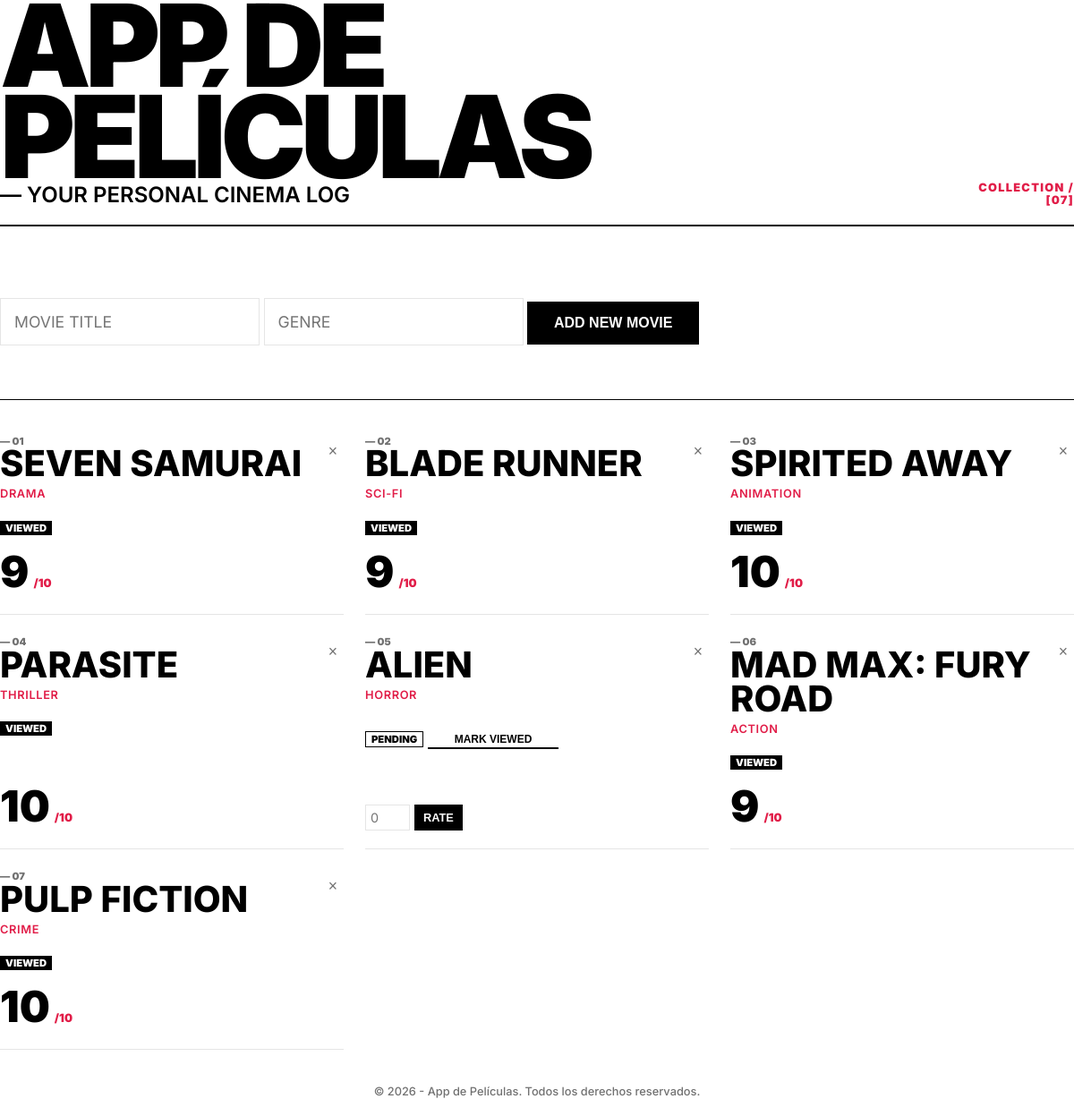
The page / on the database its author committed.
### tables this page shows
CREATE TABLE peliculas (
    id INTEGER PRIMARY KEY AUTOINCREMENT,
    titulo TEXT NOT NULL,
    genero TEXT,
    vista INTEGER DEFAULT 0,
    puntuacion INTEGER
);

### routes/peliculas.py (the view)
    @app.route("/")
    def index():
        return render_template('index.html', peliculas=obtener_peliculas())

### database.py (called while the page is built)
def get_db_connection(db_path=None):
    if db_path is None:
        db_path = DATABASE
    conn = sqlite3.connect(db_path)
    conn.row_factory = sqlite3.Row
    return conn

### services/peliculas_service.py (called while the page is built)
def obtener_peliculas():
    conn = get_db_connection()
    peliculas = conn.execute('SELECT * FROM peliculas').fetchall()
    conn.close()
    return [dict(ix) for ix in peliculas]

### templates/index.html (shortened to what this page needs)
<!DOCTYPE html>
<html lang="en">
<head>
    <link rel="stylesheet" href="/static/styles.css">
</head>
<body style="margin: 0; padding: 0;">
<div class="container">
    <header>
        <div>
            <h1>{{ nombre_app | mayusculas }}</h1>
            <p class="subtitle">&mdash; Your Personal Cinema Log</p>
        </div>
        <div id="stats"
            style="font-size: 0.8rem; font-weight: 900; letter-spacing: 0.1em; color: var(--accent); max-width: 15ch; text-align: right;">
            COLLECTION / [{{ "%02d"|format(peliculas|length) }}]
        </div>
    </header>
    <div class="form-card">
        <form id="add-movie-form">
            <input type="text" id="add-titulo" placeholder="MOVIE TITLE" required>
            <input type="text" id="add-genero" placeholder="GENRE">
            <button type="submit">ADD NEW MOVIE</button>
        </form>
    </div>
    <div class="movie-grid">
        {% for peli in peliculas %}
        <div class="movie-card" id="movie-{{ peli['id'] }}">
            <button onclick="deleteMovie({{ peli['id'] }})" class="delete-btn" title="Remove" style="position: absolute; top: 6px; right: 0;">&times;</button>
            <div class="movie-header">
                <p style="font-size: 0.7rem; font-weight: 900; color: var(--gray-dark);">&mdash; {{ "%02d"|format(loop.index) }}</p>
                <div class="movie-title">{{ peli['titulo']|mayusculas }}</div>
                {% if peli['genero'] %}
                <span class="movie-genre">{{ peli['genero']|mayusculas }}</span>
                {% endif %}
            </div>
            <div class="movie-status">
                {% if peli['vista'] == 0 %}
                <span class="badge badge-pending">PENDING</span>
                <button onclick="watchMovie({{ peli['id'] }})" class="btn-watch" style="background: none; cursor: pointer;">MARK VIEWED</button>
                {% else %}
                <span class="badge badge-seen">VIEWED</span>
                {% endif %}
            </div>
            <div class="rating-area">
                {% if peli['puntuacion'] %}
                <div style="display: flex; align-items: baseline; gap: 5px;">
                    <span style="font-size: 3rem; font-weight: 900;">{{ peli['puntuacion'] }}</span>
                    <span style="font-size: 0.8rem; font-weight: 900; color: var(--accent);">/10</span>
                </div>
                {% else %}
                <div class="rating-form">
                    <input type="number" id="rating-{{ peli['id'] }}" min="1" max="10" placeholder="0">
                    <button onclick="rateMovie({{ peli['id'] }})" style="padding: 5px 10px;">RATE</button>
                </div>
                {% endif %}
            </div>
        </div>
        {% endfor %}
    </div>
</div>
<div style="text-align: center; margin-top: 40px; padding-bottom: 20px; font-size: 0.8rem; color: var(--gray-dark); font-weight: 500;">
    &copy; {{ anio_actual }} - {{ nombre_app }}. Todos los derechos reservados.
</div>
</body>
</html>

### static/styles.css (style rules this page uses)
:root { --bg: #ffffff; --text: #000000; --accent: #E11D48; --gray-light: #f5f5f5; --gray-mid: #e5e5e5; --gray-dark: #717171; --grid-gap: 24px; }
* { margin: 0; padding: 0; box-sizing: border-box; }
body { font-family: 'Inter', -apple-system, BlinkMacSystemFont, "Helvetica Neue", Helvetica, Arial, sans-serif; background-color: var(--bg); color: var(--text); padding: 40px; line-height: 1.1; }
.container { max-width: 1200px; margin: 0 auto; }
header { margin-bottom: 80px; border-bottom: 2px solid var(--text); padding-bottom: 20px; display: flex; justify-content: space-between; align-items: flex-end; }
h1 { font-size: 8rem; font-weight: 900; text-transform: uppercase; letter-spacing: -0.05em; line-height: 0.8; max-width: 600px; }
.subtitle { font-size: 1.5rem; font-weight: 600; color: var(--text); text-transform: uppercase; }
.form-card { margin-bottom: 60px; }
.delete-btn { background: transparent; color: var(--gray-dark); border: none; padding: 0; width: 24px; height: 24px; font-size: 1.1rem; line-height: 1; font-weight: 400; cursor: pointer; display: flex; align-items: center; justify-content: center; }
input { border: 1px solid var(--gray-mid); padding: 15px; font-size: 1.1rem; font-family: inherit; background: white; }
button { background: var(--text); color: white; border: none; padding: 15px 30px; font-size: 1rem; font-weight: 700; text-transform: uppercase; cursor: pointer; transition: background 0.2s; }
.movie-grid { display: grid; grid-template-columns: repeat(12, 1fr); gap: var(--grid-gap); border-top: 1px solid var(--text); padding-top: 40px; }
.movie-card { grid-column: span 4; border-bottom: 1px solid var(--gray-mid); padding-bottom: 20px; display: flex; flex-direction: column; justify-content: space-between; position: relative; transition: border-color 0.3s; }
.movie-header { margin-bottom: 20px; }
.movie-title { font-size: 2.5rem; font-weight: 800; line-height: 0.95; margin-bottom: 5px; word-break: break-word; }
.movie-genre { font-size: 0.8rem; text-transform: uppercase; font-weight: 600; color: var(--accent); letter-spacing: 0.05em; }
.movie-status { margin-bottom: 15px; }
.badge { font-size: 0.7rem; font-weight: 900; text-transform: uppercase; padding: 2px 6px; display: inline-block; }
.badge-seen { background: var(--text); color: white; }
.badge-pending { border: 1px solid var(--text); color: var(--text); }
.rating-area { margin-top: auto; font-size: 1.2rem; font-weight: 700; }
.btn-watch { font-size: 0.75rem; text-transform: uppercase; font-weight: 800; text-decoration: none; color: var(--text); border-bottom: 2px solid var(--text); padding-bottom: 2px; }
.rating-form { display: flex; gap: 5px; }
.rating-form input { width: 50px; padding: 5px; font-size: 0.9rem; }
.rating-form button { padding: 5px 10px; font-size: 0.8rem; }

### rows shown on the page
peliculas: index "01", titulo|mayusculas "SEVEN SAMURAI", genero|mayusculas "DRAMA", vista "VIEWED", puntuacion "9"
peliculas: index "02", titulo|mayusculas "BLADE RUNNER", genero|mayusculas "SCI-FI", vista "VIEWED", puntuacion "9"
peliculas: index "03", titulo|mayusculas "SPIRITED AWAY", genero|mayusculas "ANIMATION", vista "VIEWED", puntuacion "10"
peliculas: index "04", titulo|mayusculas "PARASITE", genero|mayusculas "THRILLER", vista "VIEWED", puntuacion "10"
peliculas: index "05", titulo|mayusculas "ALIEN", genero|mayusculas "HORROR"
peliculas: index "06", titulo|mayusculas "MAD MAX: FURY ROAD", genero|mayusculas "ACTION", vista "VIEWED", puntuacion "9"
peliculas: index "07", titulo|mayusculas "PULP FICTION", genero|mayusculas "CRIME", vista "VIEWED", puntuacion "10"

### other values the page prints
{{ "%02d"|format(peliculas|length) }} "07"
{{ nombre_app }} "App de Películas"
